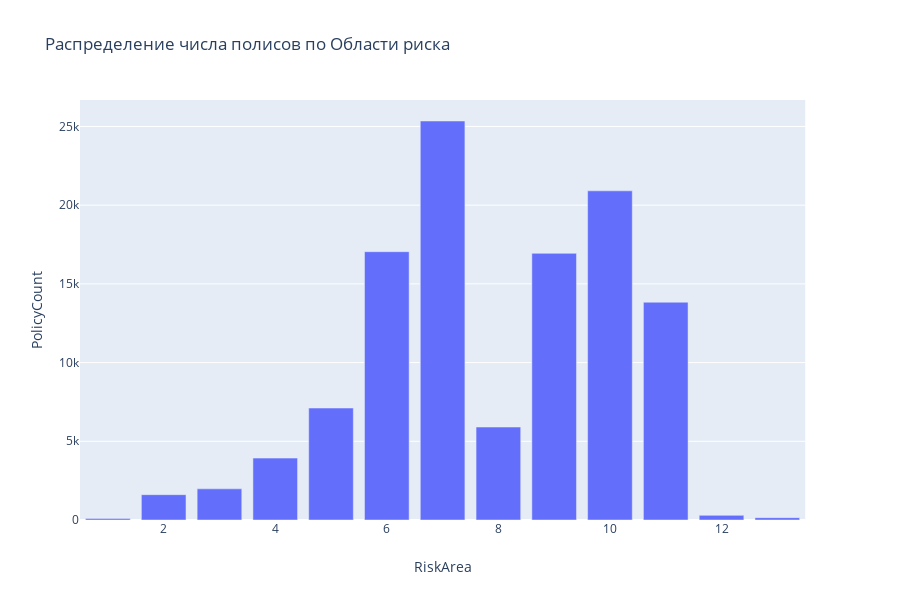

Notebook code cell kept with this figure:
### Code cell
fig = px.bar(df_group_riskarea, x='RiskArea', y='PolicyCount', title='Распределение числа полисов по Области риска')
fig.show()

### Figure 1 — Plotly figure (JSON) as saved in the notebook; plotly's stock layout.template omitted (floating-point values rounded to 4 significant figures)
{"data": [{"alignmentgroup": "True", "hoverlabel": {"namelength": 0}, "hovertemplate": "RiskArea=%{x}<br>PolicyCount=%{y}", "legendgroup": "", "marker": {"color": "#636efa"}, "name": "", "offsetgroup": "", "orientation": "v", "showlegend": false, "textposition": "auto", "type": "bar", "x": [1, 2, 3, 4, 5, 6, 7, 8, 9, 10, 11, 12, 13], "xaxis": "x", "y": [101, 1610, 1979, 3931, 7112, 17044, 25346, 5905, 16940, 20910, 13834, 295, 148], "yaxis": "y"}], "layout": {"barmode": "relative", "height": 600, "legend": {"tracegroupgap": 0}, "title": {"text": "Распределение числа полисов по Области риска"}, "xaxis": {"anchor": "y", "domain": [0, 0.98], "title": {"text": "RiskArea"}}, "yaxis": {"anchor": "x", "domain": [0, 1], "title": {"text": "PolicyCount"}}}}
